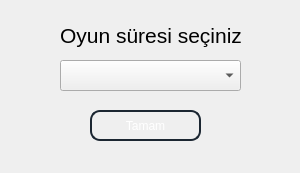
<?xml version="1.0" encoding="UTF-8"?>
<ui version="4.0">
 <class>Dialog</class>
 <widget class="QDialog" name="Dialog">
  <property name="geometry">
   <rect>
    <x>0</x>
    <y>0</y>
    <width>300</width>
    <height>173</height>
   </rect>
  </property>
  <property name="windowTitle">
   <string>Dialog</string>
  </property>
  <widget class="QComboBox" name="comboBox">
   <property name="geometry">
    <rect>
     <x>60</x>
     <y>60</y>
     <width>181</width>
     <height>31</height>
    </rect>
   </property>
  </widget>
  <widget class="QLabel" name="label">
   <property name="geometry">
    <rect>
     <x>60</x>
     <y>-10</y>
     <width>181</width>
     <height>91</height>
    </rect>
   </property>
   <property name="font">
    <font>
     <family>Segoe UI</family>
     <pointsize>16</pointsize>
    </font>
   </property>
   <property name="text">
    <string>Oyun süresi seçiniz</string>
   </property>
  </widget>
  <widget class="QPushButton" name="buttonBox">
   <property name="geometry">
    <rect>
     <x>90</x>
     <y>110</y>
     <width>111</width>
     <height>31</height>
    </rect>
   </property>
   <property name="styleSheet">
    <string notr="true">QPushButton#buttonBox {
   background-color: qlineargradient(spread:pad, x1:0, y1:0, x2:1, y2:1, 
                                      stop:0 #1B2631, 
                                      stop:0.5 #34495E, 
                                      stop:1 #1B2631);
    border: 2px solid #1B2631;
    color: white;
	border-radius: 10px;
}

QPushButton#buttonBox:hover {
    background-color: qlineargradient(spread:pad, x1:0, y1:0, x2:1, y2:1, 
                                      stop:0 #4CA1AF, 
                                      stop:0.5 #2C3E50, 
                                      stop:1 #4CA1AF);
}

QPushButton#buttonBox:pressed {
	background-color: qlineargradient(spread:pad, x1:0, y1:0, x2:1, y2:1, 
                                      stop:0 #2C3E50, 
                                      stop:0.5 #4CA1AF, 
                                      stop:1 #2C3E50);
    border: 2px solid #2C3E50;
    color: white;
    padding: 5px;
    border-radius: 10px;
    font-size: 16px;
}
</string>
   </property>
   <property name="text">
    <string>Tamam</string>
   </property>
  </widget>
 </widget>
 <resources/>
 <connections/>
</ui>
